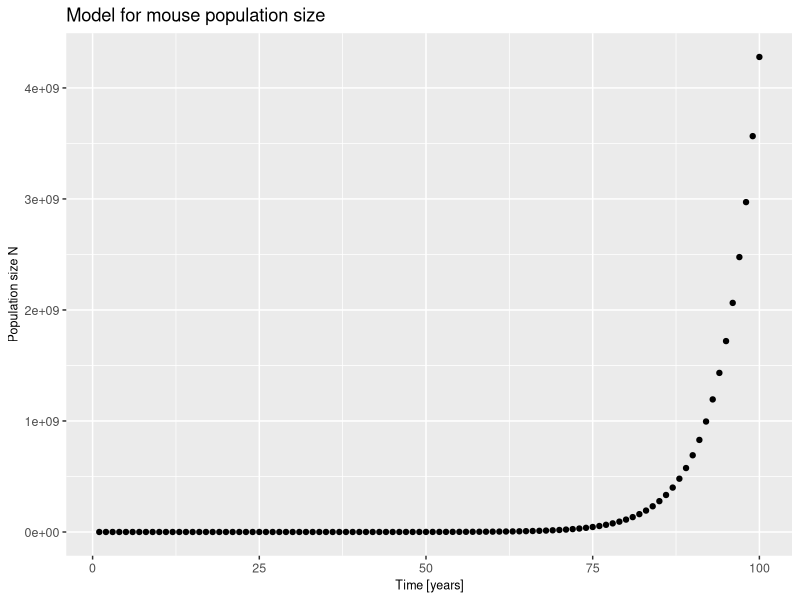

Generate this figure with R:
## ---- chunk 1
# Step 1. Specify parameters
## d - the *fraction* of mice in yard eaten by cat / day --> 0-1
d <- 0.7
## b - the *number* of mice born per mouse / day --> N (0-infinity)
b <- 3
## m - the *number* of mice arriving in the yard per day --> N (0-infinity)
m <- 4
## Nt - the initial number of mice in the yard when we begin the survey
Nt <- 42

# Step 2. equation function
mice <- function(Nt,d,b,m){
  Nt1 <- (1+b)*(1-d)*Nt + m
  return(Nt1)
}

# Step 3. Make sure the function works
Nt1 <- mice(Nt,d,b,m)

# Step 4. Create a new variable to hold future values of N
N <- rep(NA,100)

# Step 5. Create a for loop to iteratively calculate N
N[1] <- Nt
for(i in 2:100){
  N[i] <- mice(Nt,d,b,m)
  Nt <- N[i]
}

# Step 6. Plot N over time
dat <- as.data.frame(N)
dat$time <- as.numeric(rownames(dat))

library(ggplot2)
#create a plot
ggplot2::ggplot(dat,aes(time,N)) + 
  geom_point() +
  labs (x = "Time [years]", 
        y = "Population size N", 
        title="Model for mouse population size") +
  # name the x-, y- axis and give the diagram a title
  theme (axis.title = element_text (size = 9)) + 
  # change the size of the axis-title
  theme (axis.text = element_text (size = 9))
  # change the size of the axis-text
